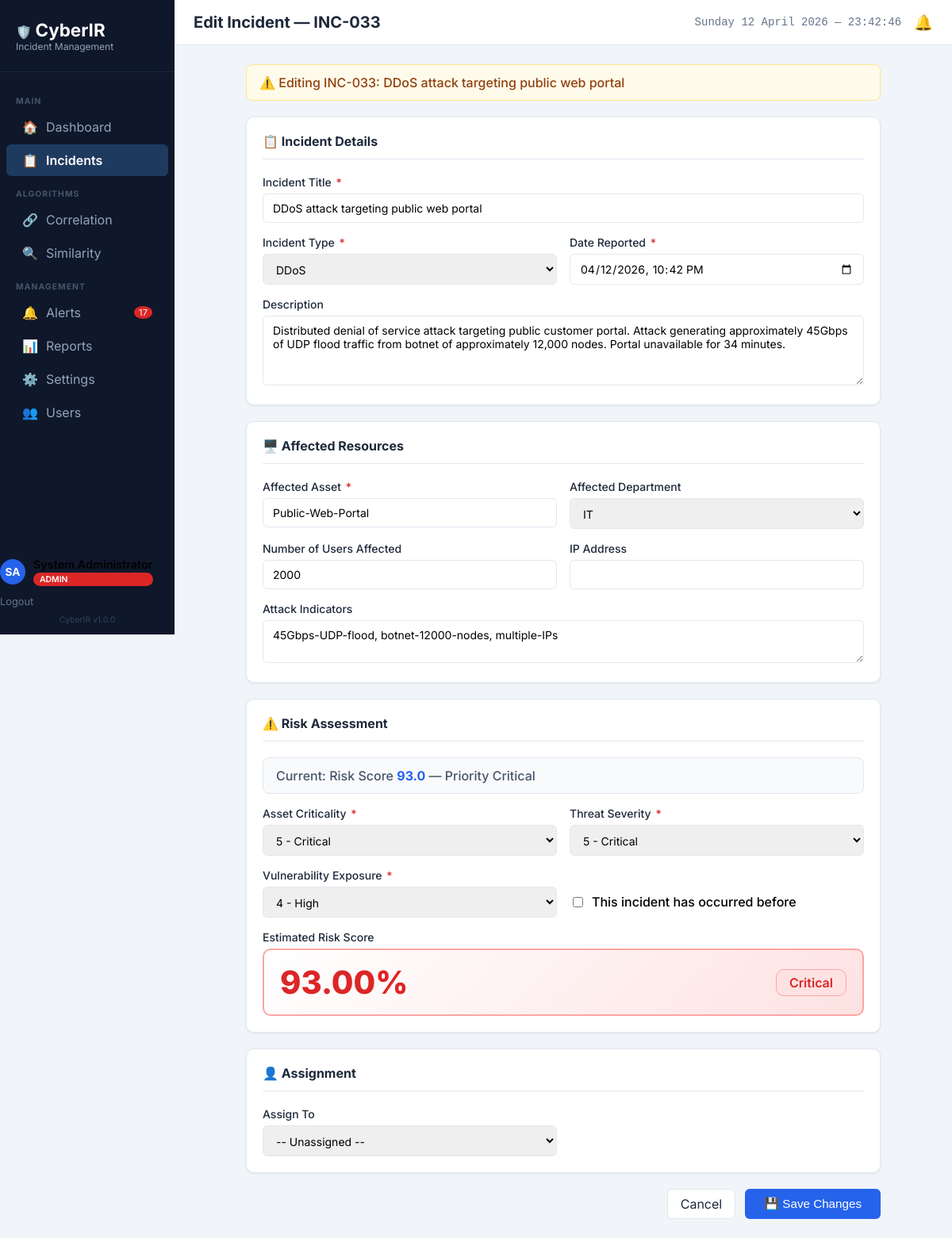
/incidents/edit/INC-033 (signed in), run on the app's committed database.
### tables this page shows
CREATE TABLE users (
    id INTEGER PRIMARY KEY AUTOINCREMENT,
    full_name TEXT NOT NULL,
    email TEXT UNIQUE NOT NULL,
    phone_number TEXT,
    password_hash TEXT NOT NULL,
    role TEXT NOT NULL CHECK(role IN ('Admin', 'Analyst', 'Viewer')),
    has_admin_privileges BOOLEAN DEFAULT 0,
    is_active BOOLEAN DEFAULT 1,
    created_at TIMESTAMP DEFAULT CURRENT_TIMESTAMP,
    last_login TIMESTAMP,
    created_by INTEGER REFERENCES users(id)
, avatar_color TEXT DEFAULT "#2563eb");

CREATE TABLE incidents (
    id INTEGER PRIMARY KEY AUTOINCREMENT,
    incident_id TEXT UNIQUE NOT NULL,
    title TEXT NOT NULL,
    description TEXT,
    incident_type TEXT NOT NULL CHECK(incident_type IN ('Phishing','Malware','Data Breach','Ransomware','Unauthorized Access','DDoS','Insider Threat','Other')),
    affected_asset TEXT NOT NULL,
    affected_department TEXT,
    users_affected INTEGER DEFAULT 0,
    asset_criticality INTEGER CHECK(asset_criticality BETWEEN 1 AND 5),
    threat_severity INTEGER CHECK(threat_severity BETWEEN 1 AND 5),
    vulnerability_exposure INTEGER CHECK(vulnerability_exposure BETWEEN 1 AND 5),
    is_repeat BOOLEAN DEFAULT 0,
    risk_score REAL,
    priority TEXT CHECK(priority IN ('Critical','High','Medium','Low')),
    status TEXT DEFAULT 'Open' CHECK(status IN ('Open','Investigating','Resolved','Closed')),
    assigned_to INTEGER REFERENCES users(id),
    cluster_id TEXT,
    correlation_score REAL,
    similar_incident_id TEXT,
    similarity_score REAL,
    solution_applied_from TEXT,
    attack_indicators TEXT,
    ip_address TEXT,
    reported_date TIMESTAMP NOT NULL,
    investigating_started_date TIMESTAMP,
    resolved_date TIMESTAMP,
    closed_date TIMESTAMP,
    created_at TIMESTAMP DEFAULT CURRENT_TIMESTAMP,
    updated_at TIMESTAMP DEFAULT CURRENT_TIMESTAMP,
    resolution_notes TEXT,
    resolution_time_minutes INTEGER,
    created_by INTEGER NOT NULL REFERENCES users(id),
    updated_by INTEGER REFERENCES users(id)
);

### app.py (the view, shortened to what this page needs)
@app.route('/incidents/edit/<incident_id_str>', methods=['GET', 'POST'])
@login_required
def edit_incident(incident_id_str):
    if current_user.role not in ['Admin', 'Analyst']:
        flash('You do not have permission to edit incidents', 'error')
        return redirect('/incidents')
    db = get_db_connection()
    incident = db.execute('SELECT * FROM incidents WHERE incident_id = ?', (incident_id_str,)).fetchone()
    if not incident:
        flash('Incident not found', 'error')
        return redirect('/incidents')
    if incident['status'] == 'Closed':
        flash('Closed incidents cannot be edited', 'error')
        return redirect(f'/incidents/{incident_id_str}')
    if request.method == 'GET':
        analysts = db.execute("SELECT * FROM users WHERE role IN ('Admin', 'Analyst') AND is_active = 1").fetchall()
        return render_template('edit_incident.html', active_page='incidents', incident=incident, analysts=analysts)

### templates/edit_incident.html (shortened to what this page needs)
{% extends 'base.html' %}
{% block page_title %}Edit Incident — {{ incident.incident_id }}{% endblock %}
{% block extra_css %}
<link rel="stylesheet" href="{{ url_for('static', filename='css/log_incident.css') }}">
{% endblock %}
{% block content %}
<div class="log-incident-container">
    <div class="info-banner">
        ⚠️ Editing {{ incident.incident_id }}: {{ incident.title }}
    </div>
    <form id="logIncidentForm" action="/incidents/edit/{{ incident.incident_id }}" method="POST">
        <div class="card">
            <div class="section-header">
                📋 Incident Details
            </div>
            <div class="form-grid">
                <div class="full-width">
                    <label class="form-label" for="title">Incident Title <span class="text-danger">*</span></label>
                    <input type="text" id="title" name="title" class="form-input" required value="{{ incident.title }}">
                </div>
                <div>
                    <label class="form-label" for="incident_type">Incident Type <span class="text-danger">*</span></label>
                    <select id="incident_type" name="incident_type" class="form-input" required>
                        <option value="DDoS" {% if incident.incident_type == 'DDoS' %}selected{% endif %}>DDoS</option>
                    </select>
                </div>
                <div>
                    <label class="form-label" for="reported_date">Date Reported <span class="text-danger">*</span></label>
                    <input type="datetime-local" id="reported_date" name="reported_date" class="form-input" required value="{{ incident.reported_date[:16].replace(' ', 'T') if incident.reported_date else '' }}">
                </div>
                <div class="full-width">
                    <label class="form-label" for="description">Description</label>
                    <textarea id="description" name="description" class="form-input" rows="4">{{ incident.description or '' }}</textarea>
                </div>
            </div>
        </div>
        <div class="card">
            <div class="section-header">
                🖥️ Affected Resources
            </div>
            <div class="form-grid">
                <div>
                    <label class="form-label" for="affected_asset">Affected Asset <span class="text-danger">*</span></label>
                    <input type="text" id="affected_asset" name="affected_asset" class="form-input" required value="{{ incident.affected_asset }}">
                </div>
                <div>
                    <label class="form-label" for="affected_department">Affected Department</label>
                    <select id="affected_department" name="affected_department" class="form-input">
                        <option value="IT" {% if incident.affected_department == 'IT' %}selected{% endif %}>IT</option>
                    </select>
                </div>
                <div>
                    <label class="form-label" for="users_affected">Number of Users Affected</label>
                    <input type="number" id="users_affected" name="users_affected" class="form-input" min="0" value="{{ incident.users_affected }}">
                </div>
                <div>
                    <label class="form-label" for="ip_address">IP Address</label>
                    <input type="text" id="ip_address" name="ip_address" class="form-input" value="{{ incident.ip_address or '' }}">
                </div>
                <div class="full-width">
                    <label class="form-label" for="attack_indicators">Attack Indicators</label>
                    <textarea id="attack_indicators" name="attack_indicators" class="form-input" rows="2">{{ incident.attack_indicators or '' }}</textarea>
                </div>
            </div>
        </div>
        <div class="card">
            <div class="section-header">
                ⚠️ Risk Assessment
            </div>
            <div class="gray-info-box">
                Current: Risk Score <strong style="color:var(--primary);">{{ incident.risk_score }}</strong> — Priority <span class="badge priority-{{ incident.priority|lower }}">{{ incident.priority }}</span>
            </div>
            <div class="form-grid">
                <div>
                    <label class="form-label" for="asset_criticality">Asset Criticality <span class="text-danger">*</span></label>
                    <select id="asset_criticality" name="asset_criticality" class="risk-select" required>
                        <option value="5" {% if incident.asset_criticality == 5 %}selected{% endif %}>5 - Critical</option>
                    </select>
                </div>
                <div>
                    <label class="form-label" for="threat_severity">Threat Severity <span class="text-danger">*</span></label>
                    <select id="threat_severity" name="threat_severity" class="risk-select" required>
                        <option value="5" {% if incident.threat_severity == 5 %}selected{% endif %}>5 - Critical</option>
                    </select>
                </div>
                <div>
                    <label class="form-label" for="vulnerability_exposure">Vulnerability Exposure <span class="text-danger">*</span></label>
                    <select id="vulnerability_exposure" name="vulnerability_exposure" class="risk-select" required>
                        <option value="4" {% if incident.vulnerability_exposure == 4 %}selected{% endif %}>4 - High</option>
                    </select>
                </div>
                <div style="display:flex; align-items:flex-end; padding-bottom:10px;">
                    <div class="flex align-center gap-2">
                        <input type="checkbox" id="is_repeat" name="is_repeat" value="1" {% if incident.is_repeat %}checked{% endif %}>
                        <label for="is_repeat" style="margin:0; font-weight:500;">This incident has occurred before</label>
                    </div>
                </div>
                <div class="full-width">
                    <div class="form-label">Estimated Risk Score</div>
                    <div class="risk-preview-box" id="riskPreviewBox">
                        <div class="risk-score-display" id="riskScoreDisplay">---</div>
                        <div class="priority-badge-preview" id="priorityBadgePreview">Pending Data</div>
                    </div>
                </div>
            </div>
        </div>
        <div class="card">
            <div class="section-header">
                👤 Assignment
            </div>
            <div class="form-grid">
                <div>
                    <label class="form-label" for="assigned_to">Assign To</label>
                    <select id="assigned_to" name="assigned_to" class="form-input">
                        <option value="">-- Unassigned --</option>
                    </select>
                </div>
            </div>
        </div>
        <div class="form-actions-bar">
            <a href="/incidents/{{ incident.incident_id }}" class="btn-secondary" style="text-decoration:none; display:inline-flex; align-items:center;">Cancel</a>
            <button type="submit" class="btn-primary btn-submit" id="submitBtn">💾 Save Changes</button>
        </div>
    </form>
</div>
{% endblock %}

### templates/base.html (shortened to what this page needs)
<!DOCTYPE html>
<html lang="en">
<head>
    <link rel="stylesheet" href="{{ url_for('static', filename='css/base.css') }}">
    {% block extra_css %}{% endblock %}
</head>
<body>
    <div class="sidebar">
        <div class="logo-area">
            🛡️ <span class="logo-text">CyberIR</span>
            <div class="subtitle">Incident Management</div>
        </div>
        <nav class="nav-links">
            <div class="nav-section-label">Main</div>
            <a href="{{ url_for('dashboard') }}" class="{{ 'active' if active_page == 'dashboard' else '' }}">
                <span class="icon">🏠</span> Dashboard
            </a>
            <a href="/incidents" class="{{ 'active' if active_page == 'incidents' else '' }}">
                <span class="icon">📋</span> Incidents
            </a>
            <div class="nav-section-label">Algorithms</div>
            <a href="/correlation" class="{{ 'active' if active_page == 'correlation' else '' }}">
                <span class="icon">🔗</span> Correlation
            </a>
            <a href="/similarity" class="{{ 'active' if active_page == 'similarity' else '' }}">
                <span class="icon">🔍</span> Similarity
            </a>
            <div class="nav-section-label">Management</div>
            <a href="/alerts" class="{{ 'active' if active_page == 'alerts' else '' }}">
                <span class="icon">🔔</span> Alerts
                {% if unread_alerts_count > 0 %}
                <span class="alert-badge" id="sidebarAlertBadge">{{ unread_alerts_count }}</span>
                {% else %}
                <span class="alert-badge" id="sidebarAlertBadge" style="display:none">0</span>
                {% endif %}
            </a>
            {% if current_user.has_admin_privileges or current_user.role == 'Admin' %}
            <a href="/reports" class="{{ 'active' if active_page == 'reports' else '' }}">
                <span class="icon">📊</span> Reports
            </a>
            {% endif %}
            {% if current_user.role == 'Admin' %}
            <a href="/settings" class="{{ 'active' if active_page == 'settings' else '' }}">
                <span class="icon">⚙️</span> Settings
            </a>
            <a href="/users" class="{{ 'active' if active_page == 'users' else '' }}">
                <span class="icon">👥</span> Users
            </a>
            {% endif %}
        </nav>
        <div class="sidebar-user">
            <a href="/profile" class="sidebar-user-link" style="display:flex; align-items:center; gap:10px; text-decoration:none; color:inherit;">
                {% set initials = current_user.full_name[0].upper() ~ (current_user.full_name.split()[-1][0].upper() if current_user.full_name.split()|length > 1 else '') %}
                <div class="avatar-circle" id="sidebarAvatar" style="background: {{ current_user.avatar_color if current_user.avatar_color else '#2563eb' }}; width: 32px; height: 32px; border-radius: 50%; display: flex; align-items: center; justify-content: center; color: white; font-weight: 700; font-size: 0.85rem; flex-shrink: 0;">
                    {{ initials }}
                </div>
                <div class="sidebar-user-info" style="display:flex; flex-direction:column; min-width:0;">
                    <div class="sidebar-user-name" id="sidebarUserName" style="font-weight: 600; font-size: 0.9rem; white-space: nowrap; overflow: hidden; text-overflow: ellipsis;">
                        {{ current_user.full_name }}
                    </div>
                    <span class="role-badge role-{{ current_user.role|lower }}" style="margin-top:2px;">
                        {{ current_user.role }}
                    </span>
                </div>
            </a>
            <a href="/auth/logout" class="sidebar-logout" style="font-size:0.8rem; color:var(--text-secondary); text-decoration:none; margin-top:12px; display:inline-block;">
                Logout
            </a>
        </div>
        <div class="sidebar-version">
            {{ app_name }} v{{ app_version }}
        </div>
    </div>
    <div class="main-wrapper">
        <header class="top-header">
            <div style="display:flex; align-items:center;">
                <h1 class="page-title">{% block page_title %}{% endblock %}</h1>
            </div>
            <div class="header-right flex gap-3 align-center">
                <div class="datetime" id="liveClock"></div>
                <a href="/alerts" class="notification-icon">🔔</a>
            </div>
        </header>
        <main class="content-area">
            {% block content %}{% endblock %}
        </main>
    </div>
</body>
</html>

### data on the page
users: full_name "System Administrator", role "ADMIN"
incidents: incident_id "INC-033", title "DDoS attack targeting public web portal", incident_type "DDoS", reported_date "04/12/2026 22:42", description "Distributed denial of service attack targeting public customer portal. Attack generating approximately 45Gbps of UDP flood traffic from botnet of approximately 12,000 nodes. Portal unavailable for 34 minutes.", affected_asset "Public-Web-Portal", affected_department "IT", users_affected "2000", attack_indicators "45Gbps-UDP-flood, botnet-12000-nodes, multiple-IPs", risk_score "93.0", priority "Critical", asset_criticality "5 - Critical", threat_severity "5 - Critical", vulnerability_exposure "4 - High"

### other printed values
{{ unread_alerts_count }} "17"
{{ initials }} "SA"
{{ app_name }} "CyberIR"
{{ app_version }} "1.0.0"
